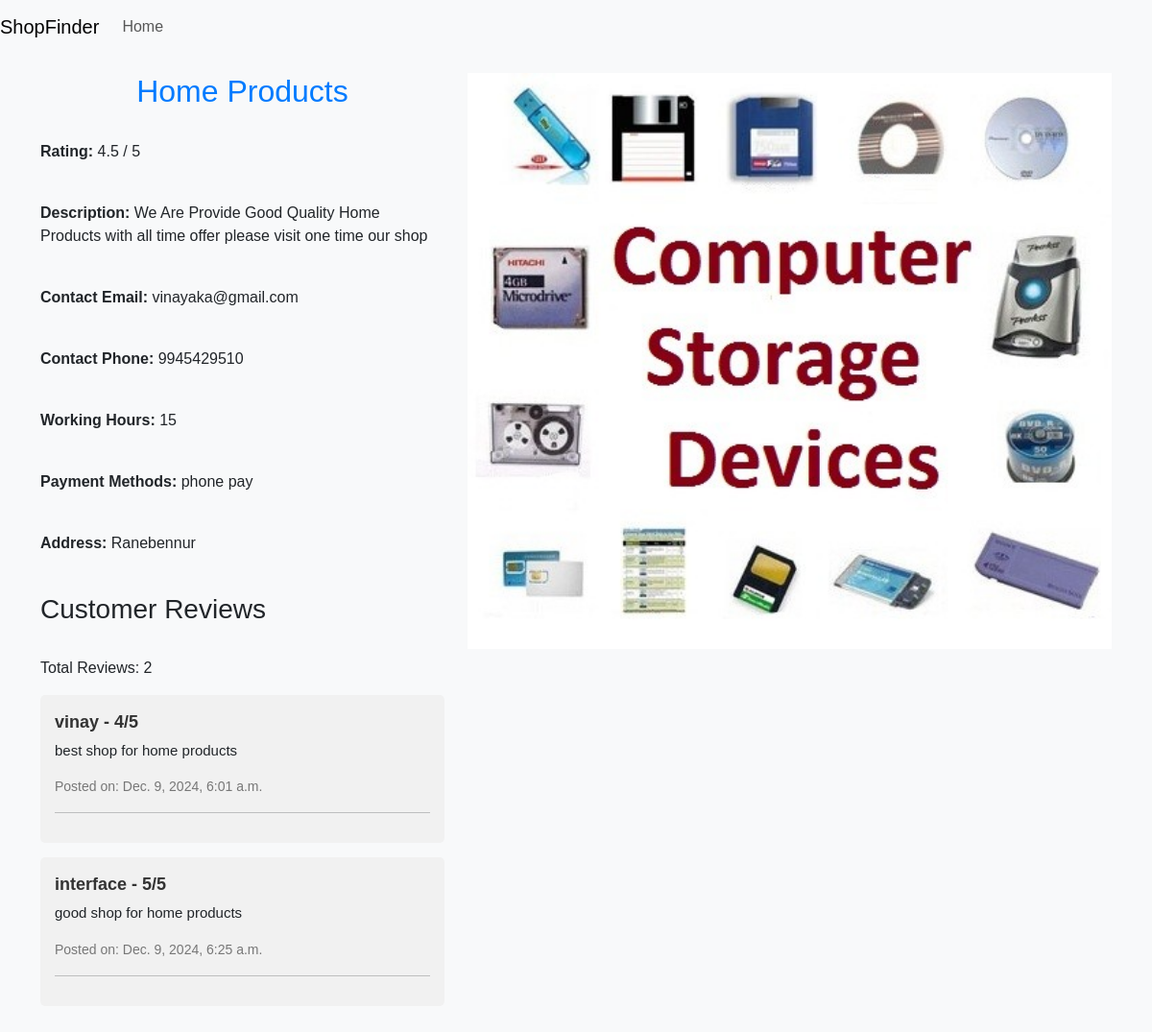
/shop_detail/1/, run on the app's committed database.
### interfaceapp/models.py (models this page shows, shortened)
class Shop(models.Model):
    CATEGORY_CHOICES = [
    ('electronics', 'Electronics'),
    ('clothing', 'Clothing'),
    ('restaurants', 'Restaurants'),
    ('grocery', 'Grocery'),
    ('furniture', 'Furniture'),
    ('beauty', 'Beauty & Personal Care'),
    ('books', 'Books'),
    ('sports', 'Sports Equipment'),
    ('toys', 'Toys & Games'),
    ('automotive', 'Automotive'),
    ('home_appliances', 'Home Appliances'),
    ('jewelry', 'Jewelry'),
    ('healthcare', 'Healthcare'),
    ('pet_supplies', 'Pet Supplies'),
    ('pharmacy', 'Pharmacy'),
    ('toiletries', 'Toiletries'),
    ('kitchenware', 'Kitchenware'),
    ('gardening', 'Gardening'),
    ('flowers', 'Flowers & Plants'),
    ('crafts', 'Crafts & DIY'),
    ('music', 'Musical Instruments'),
    ('office_supplies', 'Office Supplies'),
    ('watches', 'Watches'),
    ('liquor', 'Liquor'),
    ('baby_products', 'Baby Products'),
    ('shoes', 'Shoes'),
    ('bags', 'Bags & Luggage'),
    ('accessories', 'Fashion Accessories'),
    ('hardware', 'Hardware'),
    ('technology', 'Technology'),
    ('gaming', 'Gaming'),
    ('supermarket', 'Supermarket'),
    ('bakery', 'Bakery'),
    ('butcher', 'Butcher'),
    ('fish_market', 'Fish Market'),
    ('frozen_food', 'Frozen Food'),
    ('organic', 'Organic Products'),
    ('dairy', 'Dairy'),
    ('convenience_store', 'Convenience Store'),
    ('cosmetics', 'Cosmetics'),
    ('cell_phones', 'Cell Phones'),
    ('fabrics', 'Fabrics & Textiles'),
    ('cleaning_supplies', 'Cleaning Supplies'),
    ('toys_games', 'Toys & Games'),
    ('frozen_items', 'Frozen Items'),
    ('art', 'Art Supplies'),
    ('bikes', 'Bicycles & Accessories'),
    ('liquor_store', 'Liquor Store'),
    ('gourmet', 'Gourmet Foods'),
    ('specialty_foods', 'Specialty Foods'),
    ('shaving_supplies', 'Shaving Supplies'),
    ('wine', 'Wine & Spirits'),
    ('vape', 'Vape Products'),
    ('craft_beer', 'Craft Beer'),
    ('sunglasses', 'Sunglasses'),
]
    user = models.ForeignKey(User, related_name="Shop", on_delete=models.CASCADE)
    shop_name = models.CharField(max_length=100)
    cateory = models.CharField(choices=CATEGORY_CHOICES,max_length=50)
    description = models.TextField()
    cantact_email = models.EmailField()
    cantact_phone = models.CharField(max_length=20)
    address = models.TextField()
    lattitude = models.FloatField()
    langitude = models.FloatField()
    working_ours = models.CharField(max_length=100)
    payment_methods = models.CharField(max_length=10)
    image = models.ImageField(upload_to='shops/images/')

class Review(models.Model):
    shop = models.ForeignKey(Shop, related_name="reviews", on_delete=models.CASCADE)
    user = models.ForeignKey(User, related_name="reviews", on_delete=models.CASCADE)
    rating = models.IntegerField()
    review_text = models.TextField()
    created_at = models.DateTimeField(auto_now_add=True)
    class Meta:
        ordering = ['created_at']

### interfaceapp/views.py (the view)
# urls.py: path('shop_detail/<int:shop_id>/', views.shop_detail, name='shop_detail'),
def shop_detail(request, shop_id):
    shop = get_object_or_404(Shop, id=shop_id)
    reviews = shop.reviews.all()
    avg_rating = reviews.aggregate(Avg('rating'))['rating__avg'] if reviews.exists() else 0
    return render(request, 'shop_details.html', {'shop': shop, 'avg_rating': avg_rating, 'reviews': reviews})

### templates/shop_details.html (shortened to what this page needs)
{% load static %}
<!DOCTYPE html>
<html lang="en">
<head>
    <link href="https://cdn.jsdelivr.net/npm/bootstrap@5.3.0-alpha1/dist/css/bootstrap.min.css" rel="stylesheet">
</head>
<body>
    <nav class="navbar navbar-expand-lg navbar-light bg-light">
        <a class="navbar-brand" href="#">ShopFinder</a>
        <div class="collapse navbar-collapse" id="navbarNav">
            <ul class="navbar-nav">
                <li class="nav-item active">
                    <a class="nav-link" href="{% url 'shop_list' %}">Home</a>
                </li>
            </ul>
        </div>
    </nav>
    <div class="container" class="shadow-lg p-3 mb-5 bg-body rounded" style="">
        <div class="row">
            <div class="col">
        <h2 style="color: #007bff; text-align: center;">{{ shop.shop_name }}</h2>
        <br>
        <p><strong>Rating:</strong> {{ avg_rating }} / 5</p>
        <br>
        <p><strong>Description:</strong> {{ shop.description }}</p>
        <br>
        <p><strong>Contact Email:</strong> {{ shop.cantact_email }}</p>
        <br>
        <p><strong>Contact Phone:</strong> {{ shop.cantact_phone }}</p>
        <br>
        <p><strong>Working Hours:</strong> {{ shop.working_ours }}</p>
        <br>
        <p><strong>Payment Methods:</strong> {{ shop.payment_methods }}</p>
        <br>
        <p><strong>Address:</strong> {{ shop.address }}</p>
        <br>
        <h3>Customer Reviews</h3>
        <br>
        <p>Total Reviews: {{ reviews.count }}</p>
        {% for review in reviews %}
            <div class="review">
                <strong>{{ review.user.username }} - {{ review.rating }}/5</strong>
                <p>{{ review.review_text }}</p>
                <small>Posted on: {{ review.created_at }}</small>
                <hr>
            </div>
        {% empty %}
            <p>No reviews yet.</p>
        {% endfor %}
        <div id="map" style="height: 400px; width: 100%;"></div>
    </div>
    <div class="col">
        <img src="{{ shop.image.url}}" alt="Shop Image" style="height: 600px; object-fit: cover;"></img>
    </div>
        </div>
    </div>
</body>
</html>

### templates/shop_details.html (style rules this page uses)
body { font-family: 'Arial', sans-serif; background-color: #f8f9fa; margin: 0; padding: 0; }
.navbar { margin-bottom: 20px; }
.container { margin-top: 20px; }
.review { background-color: #f1f1f1; padding: 15px; border-radius: 5px; margin-bottom: 15px; }
.review strong { font-size: 18px; color: #333; }
.review small { display: block; margin-top: 10px; font-size: 14px; color: #777; }
.review p { margin-top: 5px; font-size: 15px; }
#map { margin-top: 20px; border-radius: 8px; }

### data on the page
Shop: shop_name "Home Products", description "We Are Provide Good Quality Home Products with all time offer please visit one time our shop", cantact_email "vinayaka@gmail.com", cantact_phone "9945429510", working_ours "15", payment_methods "phone pay", address "Ranebennur", image (picture)
Review: user.username "vinay", rating "4", review_text "best shop for home products", created_at "Dec. 9, 2024, 6:01 a.m."
Review: user.username "interface", rating "5", review_text "good shop for home products", created_at "Dec. 9, 2024, 6:25 a.m."

### other printed values
{{ avg_rating }} "4.5"
{{ reviews.count }} "2"
